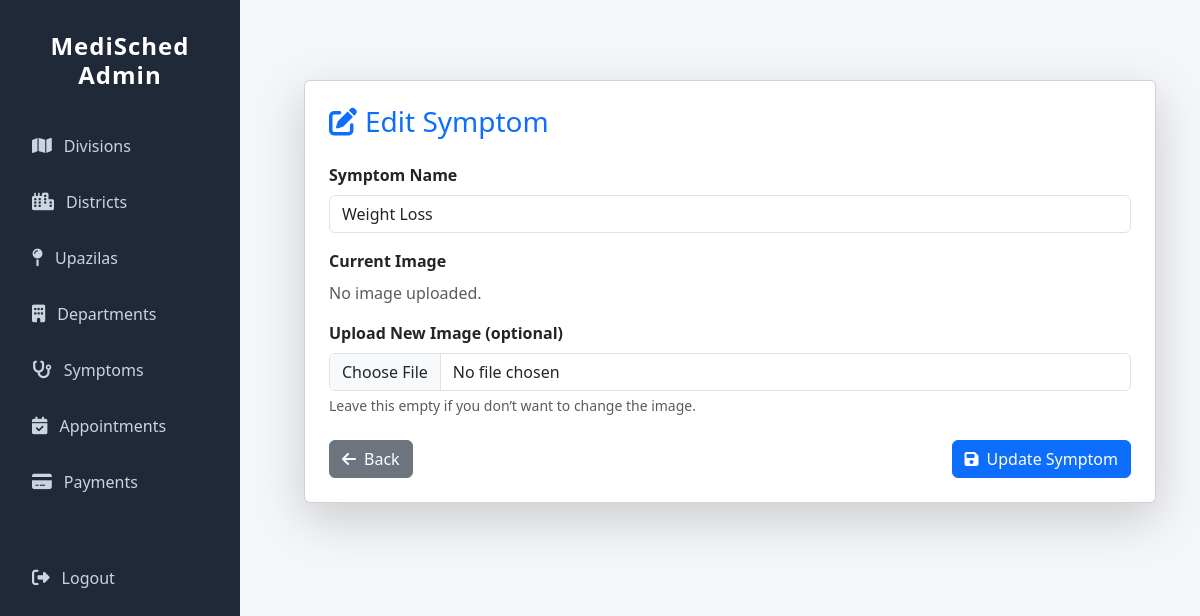
/adminapp/symptoms/edit/5/, run on an earlier commit of the app's database.
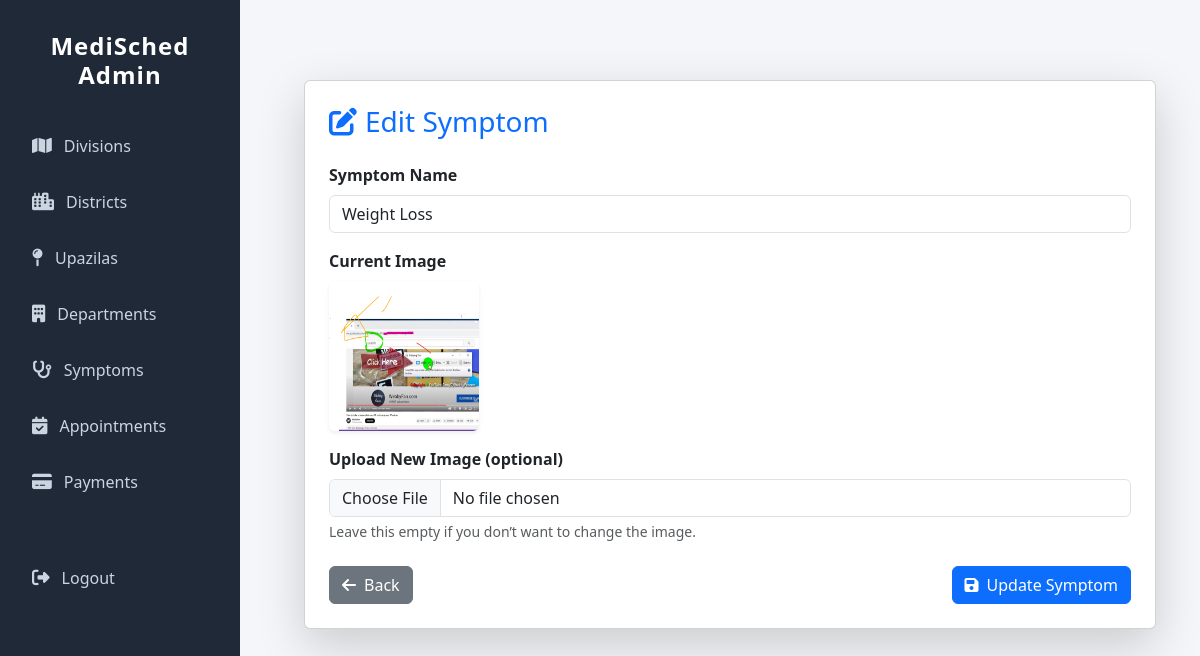
And on a later commit of the database.
### adminapp/models.py (models this page shows, shortened)
class Symptom(models.Model):
    symptom_name = models.CharField(max_length=100, unique=True)
    symptom_image = models.ImageField(upload_to='symptoms/', blank=True, null=True)

### adminapp/views.py (the view, shortened to what this page needs)
# urls.py: path('symptoms/edit/<int:id>/', views.edit_symptom, name='edit_symptom'),  # <-- Edit
def edit_symptom(request, id):
    symptom = get_object_or_404(Symptom, id=id)
    return render(request, 'adminapp/edit_symptom.html', {'symptom': symptom})

### adminapp/templates/adminapp/edit_symptom.html (shortened to what this page needs)
{% extends 'adminapp/base_admin.html' %}
{% load static %}
{% block content %}
<div class="container mt-5">
  <div class="card p-4 shadow-lg rounded">
    <h3 class="mb-4 text-primary">
      <i class="fa-solid fa-pen-to-square me-2"></i>Edit Symptom
    </h3>
    <form method="POST" enctype="multipart/form-data">
      <div class="mb-3">
        <label for="symptom_name" class="form-label fw-semibold">Symptom Name</label>
        <input type="text"
               name="symptom_name"
               id="symptom_name"
               class="form-control"
               value="{{ symptom.symptom_name }}"
               required>
      </div>
      <div class="mb-3">
        <label class="form-label fw-semibold">Current Image</label><br>
        {% if symptom.symptom_image %}
          <img src="{{ symptom.symptom_image.url }}"
               alt="{{ symptom.symptom_name }}"
               class="rounded shadow-sm"
               width="150" height="150">
        {% else %}
          <p class="text-muted">No image uploaded.</p>
        {% endif %}
      </div>
      <div class="mb-4">
        <label for="symptom_image" class="form-label fw-semibold">Upload New Image (optional)</label>
        <input type="file"
               name="symptom_image"
               id="symptom_image"
               class="form-control"
               accept="image/*">
        <div class="form-text text-muted">
          Leave this empty if you don’t want to change the image.
        </div>
      </div>
      <div class="d-flex justify-content-between">
        <a href="{% url 'symptom_list' %}" class="btn btn-secondary">
          <i class="fa-solid fa-arrow-left me-2"></i>Back
        </a>
        <button type="submit" class="btn btn-primary">
          <i class="fa-solid fa-save me-2"></i>Update Symptom
        </button>
      </div>
    </form>
  </div>
</div>
{% endblock %}

What changed in the data, as far as the page shows it:
changed Symptom "Weight Loss": symptom_image: picture added; symptom_image empty → "symptoms/cover.png" (drawn)
Also different on the page:
text no longer shown: "No image uploaded."
